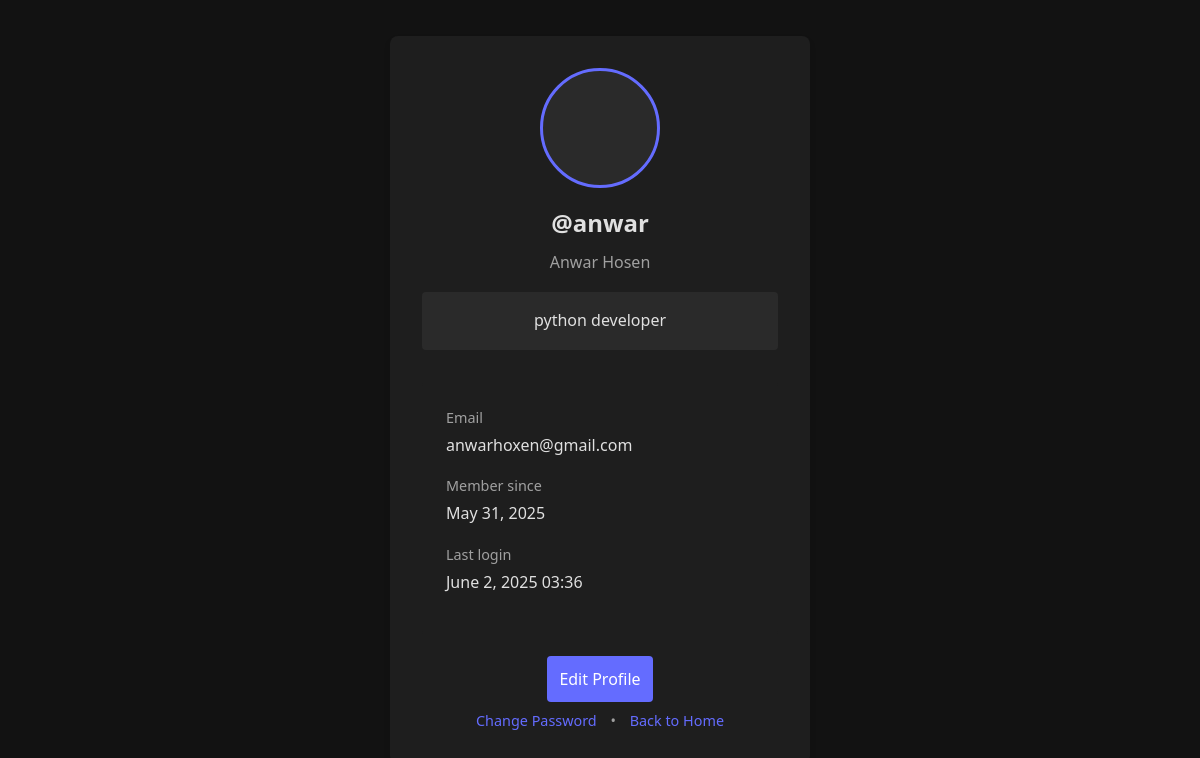
The app's page /user/profile/ (signed in), older data.
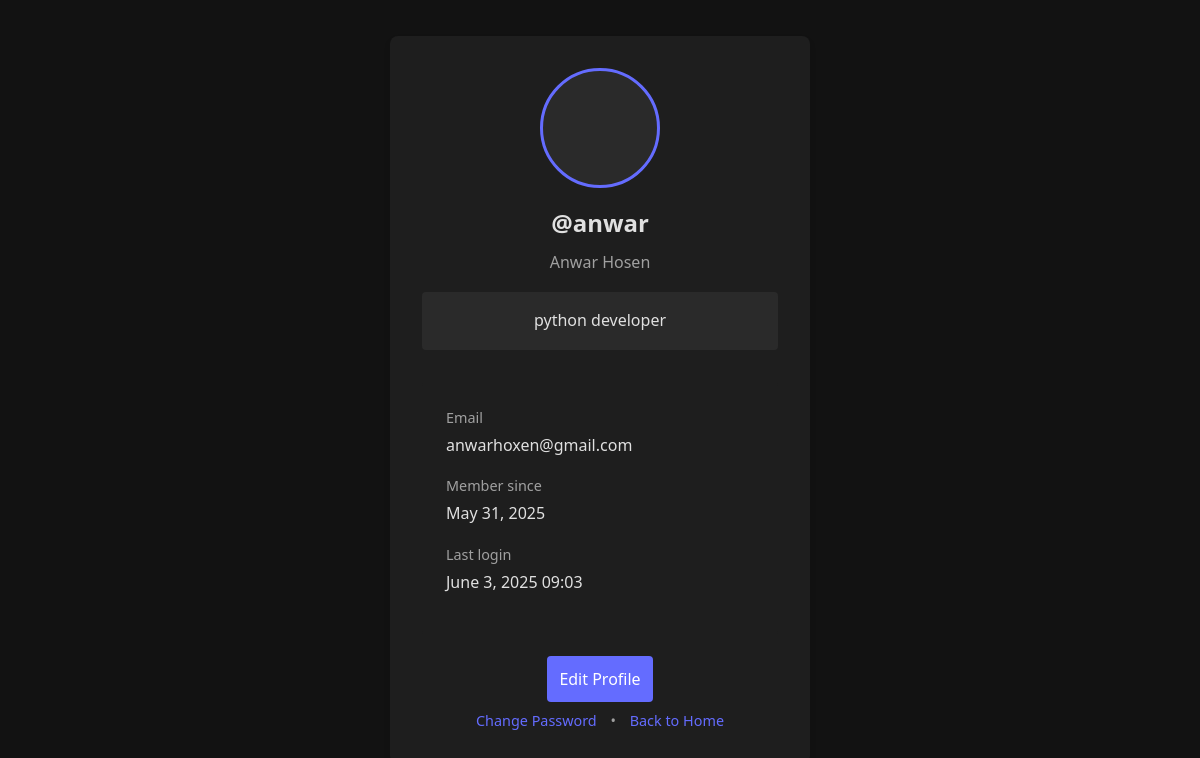
The same page, newer data.
### user/models.py (models this page shows)
class User(AbstractUser):
    avatar = models.ImageField(upload_to='avatars/', null=True, blank=True)
    bio = models.CharField(max_length=200, null=True, blank=True)

### user/views.py (the view)
# urls.py: path('profile/', views.user_profile, name='profile'),
@login_required
def user_profile(request):
    return render(request, 'user/profile.html')

### user/templates/user/profile.html
{% extends 'user_base.html' %}
{% block user_content %}
<div class="auth-card">
    <div class="profile-header">
        {% if user.avatar %}
            <img src="{{ user.avatar.url }}" class="profile-avatar">
        {% else %}
            <div class="profile-avatar" style="background-color: var(--input-bg);"></div>
        {% endif %}
        <h1 class="profile-username">@{{ user.username }}</h1>
        {% if user.first_name or user.last_name %}
            <div class="profile-name">
                {{ user.first_name }} {{ user.last_name }}
            </div>
        {% endif %}
        {% if user.bio %}
            <div class="profile-bio">{{ user.bio }}</div>
        {% endif %}
    </div>
    <div class="profile-details">
        <div class="detail-item">
            <div class="detail-label">Email</div>
            <div class="detail-value">{{ user.email }}</div>
        </div>
        <div class="detail-item">
            <div class="detail-label">Member since</div>
            <div class="detail-value">{{ user.date_joined|date:"F j, Y" }}</div>
        </div>
        {% if user.last_login %}
            <div class="detail-item">
                <div class="detail-label">Last login</div>
                <div class="detail-value">{{ user.last_login|date:"F j, Y H:i" }}</div>
            </div>
        {% endif %}
    </div>
    <div class="auth-footer" style="margin-top: 2rem;">
        <a href="{% url 'update_profile' %}" class="auth-btn">Edit Profile</a>
        <div style="margin-top: 1rem;">
            <a href="{% url 'password_change' %}" class="auth-link">Change Password</a>
            <span style="margin: 0 10px;">•</span>
            <a href="{% url 'home' %}" class="auth-link">Back to Home</a>
        </div>
    </div>
</div>
{% endblock user_content %}

Row changes from the older to the newer data that the page shows:
changed User "anwar": last_login "June 2, 2025 03:36" → "June 3, 2025 09:03"
